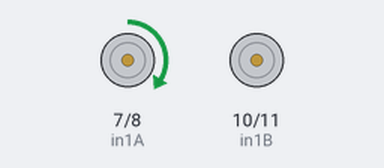
Recording of a sketch running on a simulated Arduino Uno, built with avr-gcc and run on an emulated ATmega328P. Parts: motor-driver pin pairs drawn as motors (green arrow = first pin HIGH = forward, orange = second pin HIGH = backward, longer = more drive, scaled by the enable pin).

Above: at 1.8 s.
At 4.1 s:
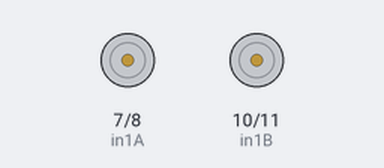
At 4.9 s:
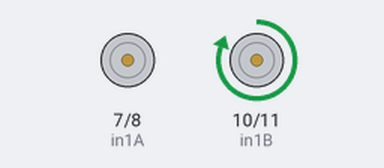
At 7.4 s:
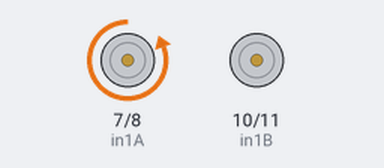
Timing chart, 0 to 11.2 s (numbered marks = the images above):
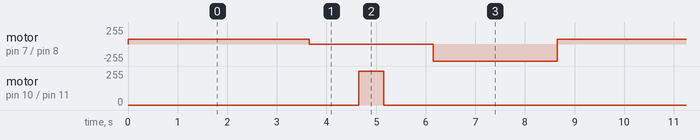

Measured:
- by itself, motor on pin 7 (in1A) / pin 8 (in2A): repeats every 8.7 s: stopped 2.5 s, backward 255/255 2.5 s, forward 75/255 3.7 s
- by itself, motor on pin 10 (in1B) / pin 11 (in2B): alternates forward 255/255 for 0.50 s and stopped for 8.2 s

The sketch:

Pingpong_challenge_code.ino
```cpp
//Define all pins and name them
#define enA 6
#define in1A 7
#define in2A 8
#define enB 9
#define in1B 10
#define in2B 11

void setup() {
  // set the pin modes as outputs (signals output from Arduino to breadboard)
  pinMode(enA, OUTPUT);
  pinMode(in1A, OUTPUT);
  pinMode(in2A, OUTPUT);
  pinMode(enB, OUTPUT);
  pinMode(in1B, OUTPUT);
  pinMode(in2B, OUTPUT);

  // enable motor A by setting enableA high permanently and enable motor b to read analog
  digitalWrite(enB, HIGH);
}

void loop() {

  //Uses motor A to move forward for 3650ms at a slow pace
  analogWrite(enA,75); //enables motor A to speed 75 to move towards the target line slowly
  digitalWrite(in1A, HIGH);
  digitalWrite(in2A, LOW);
  digitalWrite(in1B, LOW);
  digitalWrite(in2B, LOW);
  delay(3650);

  //stops all motors for 1000ms
  digitalWrite(in1A, LOW);
  digitalWrite(in2A, LOW);
  digitalWrite(in1B, LOW);
  digitalWrite(in2B, LOW);
  delay(1000);

  //spins motor B for 1000ms to launch pingpong ball
  digitalWrite(in1A, LOW);
  digitalWrite(in2A, LOW);
  digitalWrite(in1B, HIGH);
  digitalWrite(in2B, LOW);
  delay(500);

  //stops all motors for 1000ms
  digitalWrite(in1A, LOW);
  digitalWrite(in2A, LOW);
  digitalWrite(in1B, LOW);
  digitalWrite(in2B, LOW);
  delay(1000);

  //Uses motor A to move back towards starting line for 2500ms at full speed
  analogWrite(enA,255); //enables motor A to max speed
  digitalWrite(in1A, LOW);
  digitalWrite(in2A, HIGH);
  digitalWrite(in1B, LOW);
  digitalWrite(in2B, LOW);
  delay(2500);
}
```
